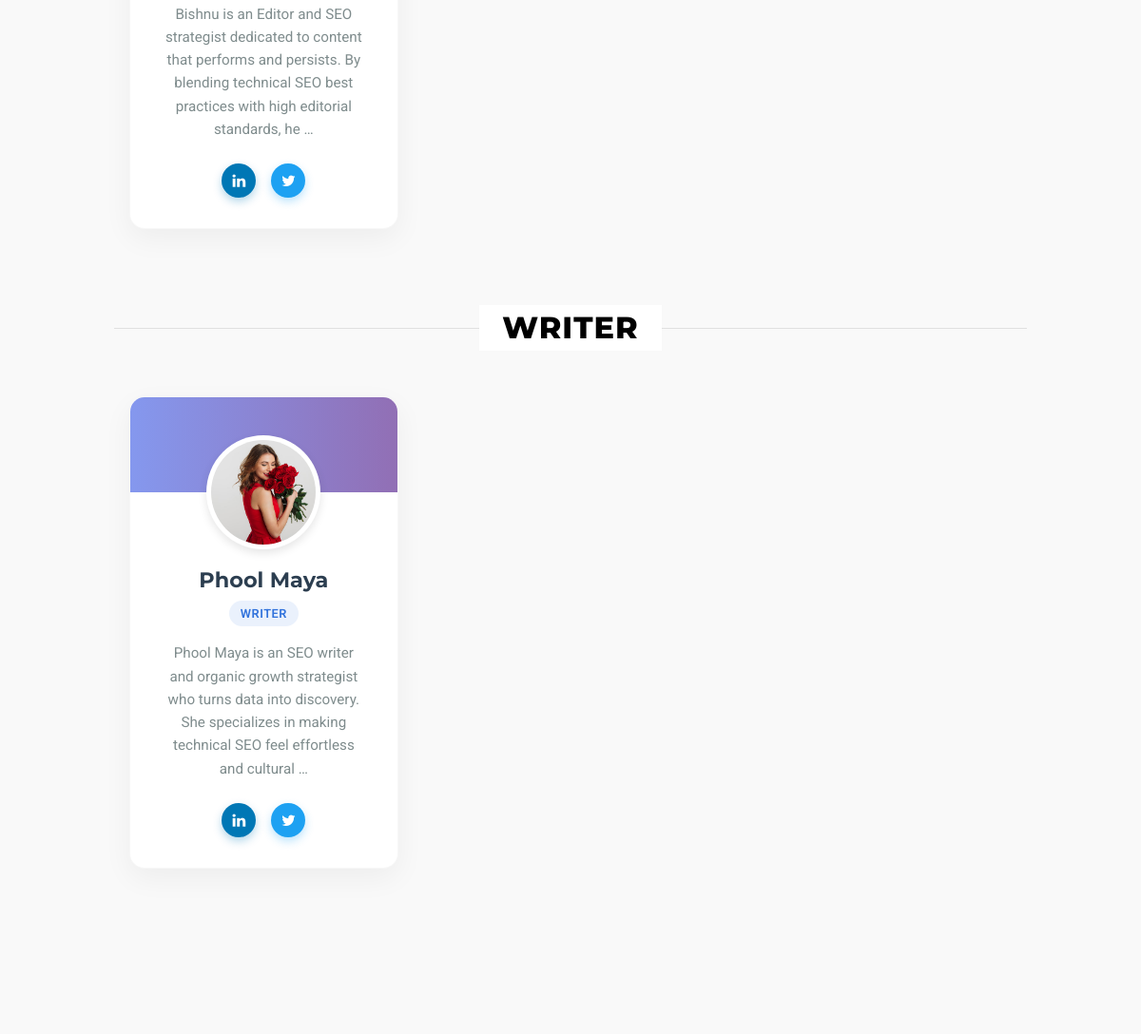
The page /team/ (middle part) on the database as committed earlier.
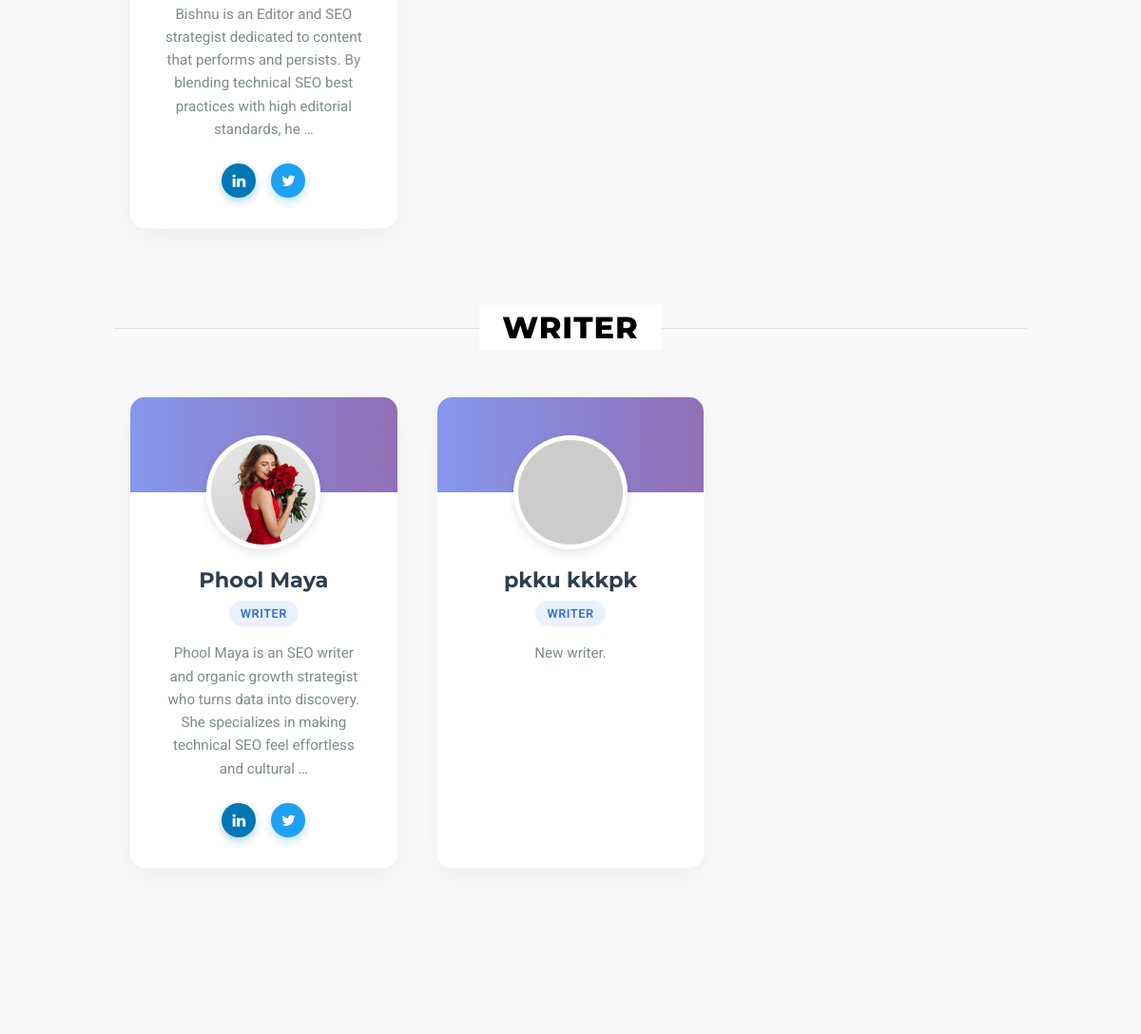
The same page on the database as committed later.
### core/models.py (models this page shows, shortened)
class UserProfile(models.Model):
    ROLE_CHOICES = (
        ('Author', 'Author'),
        ('Editor', 'Editor'),
        ('Writer', 'Writer'),
        ('SEO Expert', 'SEO Expert'),
        ('Admin', 'Admin'),
    )
    user = models.OneToOneField(User, on_delete=models.CASCADE, related_name='userprofile')
    role = models.CharField(max_length=50, choices=ROLE_CHOICES, default='Writer')
    bio = models.TextField(blank=True, null=True, help_text="Bio for author page and post footer")
    profile_image = models.ImageField(upload_to='uploads/authors/', blank=True, null=True)
    linkedin_url = models.URLField(blank=True, null=True)
    twitter_url = models.URLField(blank=True, null=True)
    website_url = models.URLField(blank=True, null=True)
    def get_image_url(self):
        if self.profile_image:
            image_str = str(self.profile_image)
            if image_str.startswith('http'):
                return image_str
            return self.profile_image.url
        return "https://ui-avatars.com/api/?name=" + self.user.username + "&background=random"

### core/views.py (the view)
# urls.py: path('team/', meet_the_team, name='meet_the_team'),
def meet_the_team(request):
    team_members = UserProfile.objects.all().select_related('user')
    role_groups = [
        ('SEO Expert', team_members.filter(role='SEO Expert')),
        ('Author', team_members.filter(role='Author')),
        ('Editor', team_members.filter(role='Editor')),
        ('Writer', team_members.filter(role='Writer')),
    ]
    return render(request, 'core/meet_the_team.html', {'role_groups': role_groups})

### blog/context_processors.py (called while the page is built)
def menu_categories(request):
    categories = Category.objects.all()
    return {'categories': categories}

### blog/models.py (called while the page is built)
    def get_absolute_url(self):
        return '/%s/' % self.slug

### core/templates/core/meet_the_team.html (shortened to what this page needs)
{% extends 'core/base.html' %}
{% block content %}
<div class="container pb-6">
    {% for role_name, members in role_groups %}
    {% if members %}
    <div class="role-section">
        <div class="role-title-wrapper">
            <h2 class="role-title">{{ role_name }}</h2>
        </div>
        <div class="team-grid">
            {% for profile in members %}
            <div class="team-card">
                <div class="card-avatar-wrapper">
                    <img class="card-avatar" src="{{ profile.get_image_url }}" alt="{{ profile.user.get_full_name }}">
                </div>
                <div class="card-body">
                    <h3 class="member-name">{{ profile.user.get_full_name|default:profile.user.username }}</h3>
                    <span class="member-role">{{ profile.role }}</span>
                    <p class="member-bio">{{ profile.bio|default:"No bio available yet."|truncatewords:25 }}</p>
                    <div class="social-links">
                        {% if profile.linkedin_url %}
                        <a href="{{ profile.linkedin_url }}" class="social-btn social-linkedin" target="_blank"
                            title="LinkedIn">
                            <i class="fa fa-linkedin"></i>
                        </a>
                        {% endif %}
                        {% if profile.twitter_url %}
                        <a href="{{ profile.twitter_url }}" class="social-btn social-twitter" target="_blank"
                            title="Twitter/X">
                            <i class="fa fa-twitter"></i>
                        </a>
                        {% endif %}
                    </div>
                </div>
            </div>
            {% endfor %}
        </div>
    </div>
    {% endif %}
    {% endfor %}
</div>{% endblock %}

### core/templates/core/base.html (shortened to what this page needs)
<!DOCTYPE html>
<html>
<head>
    <link rel="stylesheet" href="https://unpkg.com/bulma@0.9.4/css/bulma.min.css">
    <link href="https://stackpath.bootstrapcdn.com/font-awesome/4.7.0/css/font-awesome.min.css" rel="stylesheet"
>
</head>
<body>
    <section class="section">
        <div class="container">
            {% block content %}
            {% endblock %}
        </div>
    </section>
</body>
</html>

### core/templates/core/base.html (style rules this page uses)
body { font-family: 'Roboto', -apple-system, BlinkMacSystemFont, "Segoe UI", sans-serif; background-color: #f9f9f9; padding-top: 50px; color: #1a202c; line-height: 1.5; }
h1, h2, h3, h4, h5, h6 { font-family: 'Montserrat', sans-serif; font-weight: 800; color: #000; }

### core/templates/core/meet_the_team.html (style rules this page uses)
:root { --primary-color: #3273dc; --secondary-color: #2c3e50; --card-bg: #ffffff; --text-main: #2c3e50; --text-muted: #95a5a6; }
.role-section { margin-bottom: 5rem; }
.role-title-wrapper { display: flex; align-items: center; justify-content: center; margin-bottom: 3rem; position: relative; }
.role-title { font-size: 2rem; font-weight: 800; color: #000; background: #fff; padding: 0 1.5rem; z-index: 1; text-transform: uppercase; letter-spacing: 1px; }
.role-title-wrapper::after { content: ''; position: absolute; left: 0; top: 50%; width: 100%; height: 1px; background: #e0e0e0; z-index: 0; }
.team-grid { display: grid; grid-template-columns: repeat(auto-fill, minmax(280px, 1fr)); gap: 2.5rem; padding: 0 1rem; }
.team-card { background: var(--card-bg); border-radius: 16px; overflow: hidden; transition: all 0.4s cubic-bezier(0.175, 0.885, 0.32, 1.275); box-shadow: 0 10px 30px rgba(0, 0, 0, 0.05); position: relative; border: 1px solid rgba(0, 0, 0, 0.03); }
.card-avatar-wrapper { width: 120px; height: 120px; margin: -60px auto 1rem; position: relative; padding: 5px; background: #fff; border-radius: 50%; box-shadow: 0 4px 10px rgba(0, 0, 0, 0.1); }
.card-avatar { width: 100%; height: 100%; border-radius: 50%; object-fit: cover; }
.card-body { text-align: center; padding: 0 2rem 2rem; }
.member-name { font-size: 1.4rem; font-weight: 700; color: var(--secondary-color); margin-bottom: 0.25rem; }
.member-role { display: inline-block; font-size: 0.8rem; font-weight: 600; text-transform: uppercase; letter-spacing: 0.5px; color: var(--primary-color); background: rgba(50, 115, 220, 0.1); padding: 0.25rem 0.75rem; border-radius: 20px; margin-bottom: 1rem; }
.member-bio { font-size: 0.95rem; color: #7f8c8d; line-height: 1.6; margin-bottom: 1.5rem; min-height: 3rem; }
.social-links { display: flex; justify-content: center; gap: 1rem; margin-top: auto; }
.social-btn { width: 36px; height: 36px; display: flex; align-items: center; justify-content: center; border-radius: 50%; transition: all 0.3s ease; text-decoration: none; color: #fff; }
.social-btn i { font-size: 1rem; }
.social-linkedin { background: #0077b5; box-shadow: 0 4px 10px rgba(0, 119, 181, 0.3); }
.social-twitter { background: #1da1f2; box-shadow: 0 4px 10px rgba(29, 161, 242, 0.3); }

Rows that differ between the two databases and show on the page:
added UserProfile: user.get_full_name "pkku kkkpk", role "WRITER", bio "New writer."
